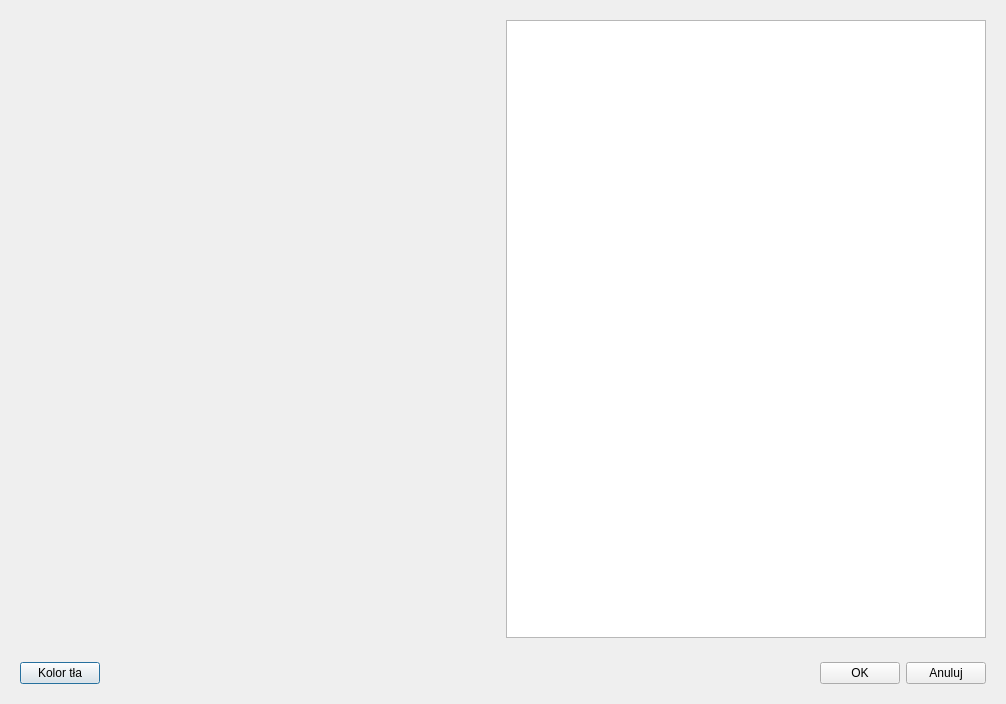
<?xml version="1.0" encoding="UTF-8"?>
<ui version="4.0">
 <class>PictureSimple</class>
 <widget class="QDialog" name="PictureSimple">
  <property name="geometry">
   <rect>
    <x>0</x>
    <y>0</y>
    <width>1002</width>
    <height>704</height>
   </rect>
  </property>
  <property name="windowTitle">
   <string>Dialog</string>
  </property>
  <layout class="QVBoxLayout" name="verticalLayout">
   <item>
    <widget class="QWidget" name="widget" native="true">
     <layout class="QHBoxLayout" name="horizontalLayout">
      <item>
       <widget class="QLabel" name="label">
        <property name="minimumSize">
         <size>
          <width>480</width>
          <height>270</height>
         </size>
        </property>
        <property name="text">
         <string/>
        </property>
       </widget>
      </item>
      <item>
       <widget class="QGraphicsView" name="graphicsView">
        <property name="minimumSize">
         <size>
          <width>480</width>
          <height>270</height>
         </size>
        </property>
       </widget>
      </item>
     </layout>
    </widget>
   </item>
   <item>
    <widget class="QWidget" name="widget_2" native="true">
     <layout class="QHBoxLayout" name="horizontalLayout_2">
      <item>
       <widget class="QPushButton" name="pbBackground">
        <property name="text">
         <string>Kolor tła</string>
        </property>
       </widget>
      </item>
      <item>
       <spacer name="horizontalSpacer">
        <property name="orientation">
         <enum>Qt::Horizontal</enum>
        </property>
        <property name="sizeHint" stdset="0">
         <size>
          <width>40</width>
          <height>20</height>
         </size>
        </property>
       </spacer>
      </item>
      <item>
       <widget class="QPushButton" name="pbOk">
        <property name="text">
         <string>OK</string>
        </property>
       </widget>
      </item>
      <item>
       <widget class="QPushButton" name="pbCancel">
        <property name="text">
         <string>Anuluj</string>
        </property>
       </widget>
      </item>
     </layout>
    </widget>
   </item>
  </layout>
 </widget>
 <resources/>
 <connections/>
</ui>
